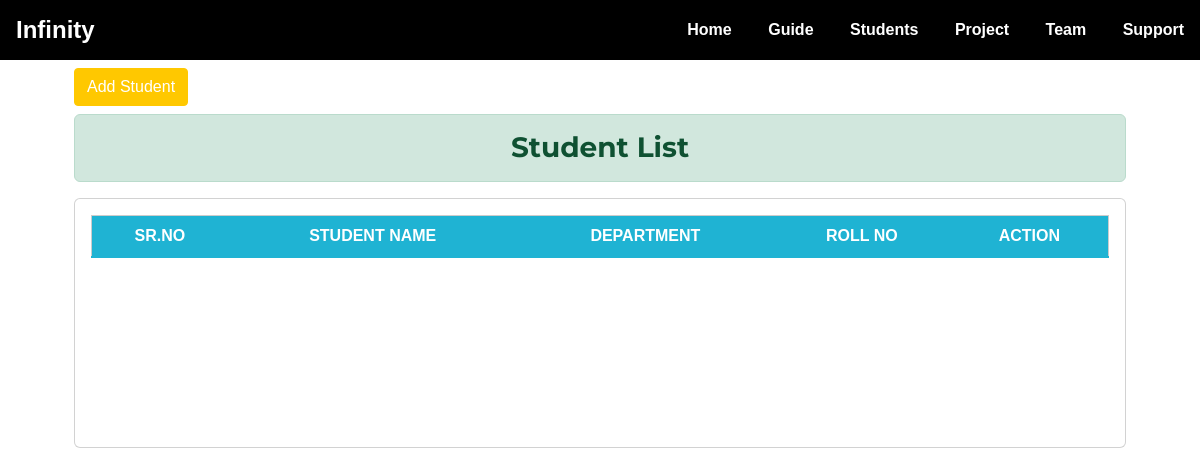
/student/, run on an earlier commit of the app's database.
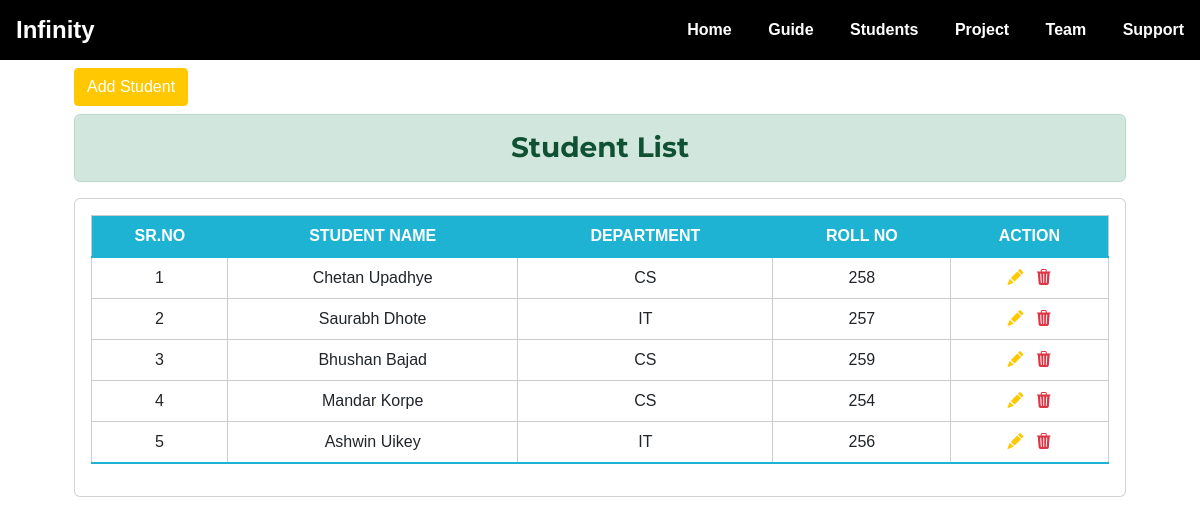
And on a later commit of the database.
### student/models.py (models this page shows, shortened)
class Student(models.Model):
    gr_no = models.CharField(max_length=20)
    student_name = models.CharField(max_length=200)
    student_div = models.CharField(max_length=10, choices=DIV)
    student_branch = models.CharField(max_length=200, choices=DEPARTMENT)
    student_roll = models.CharField(max_length=10)
    student_email = models.EmailField()
    student_mobile = models.CharField(max_length=20)

### student/views.py (the view)
# urls.py: path('', views.student_list, name="student_list"),
def student_list(request):
    students = Student.objects.all()
    context = {'students': students}
    return render(request, "student/student.html", context)

### student/templates/student/student.html (shortened to what this page needs)
{% extends 'home/base.html' %}
{% load static %}
{% block content %}
<div class="container">
    <div class="row m-2">
        <div class="col-md">
            <a href="{% url 'student:add_student' %}" class="btn btn-primary">Add Student</a>
        </div>
    </div>
    <div class="row m-2">
        <div class="col-md">
            <h3 class="alert alert-success text-center">Student List</h3>
            <div class="card card-body table-responsive">
                <table class="table">
                    <thead>
                        <tr>
                            <th>Sr.No</th>
                            <th>Student Name</th>
                            <th>Department</th>
                            <th>Roll no </th>
                            <th>Action</th>
                        </tr>
                    </thead>
                    <tbody>
                        {% for student in students %}
                        <tr>
                            <td>{{ forloop.counter }}</td>
                            <td>{{student.student_name}}</td>
                            <td>{{student.student_branch}}</td>
                            <td>{{student.student_roll}} </td>
                            <td>
                                <a href="{% url 'student:update_student' student.id %}" class="edit me-2" title="Edit"
                                    data-toggle="tooltip"><i class="bi bi-pencil-fill"></i></a>
                                <a href="{% url 'student:delete_student' student.id %}" class="delete text-danger" title="Delete" data-toggle="tooltip"><i
                                        class="bi bi-trash3-fill"></i></a>
                            </td>
                        </tr>
                        {% endfor %}
                    </tbody>
                </table>
            </div>
        </div>
    </div>
</div>
{% endblock content %}

### home/templates/home/base.html (shortened to what this page needs)
{% load static %}
<!DOCTYPE html>
<html lang="en">
<head>
    <link href="https://cdn.jsdelivr.net/npm/bootstrap@5.2.2/dist/css/bootstrap.min.css" rel="stylesheet"
>
    <link rel="stylesheet" href="https://cdn.jsdelivr.net/npm/bootstrap-icons@1.9.1/font/bootstrap-icons.css">
    <link href="{% static 'css/styles.css' %}" rel="stylesheet" />
    <link href="{% static 'css/style2.css' %}" rel="stylesheet" />
</head>
<body id="page-top">
    {% include 'home/navbar.html' %}
    {% block content %}
    {% endblock content %}
</body>
</html>

### home/templates/home/navbar.html (shortened to what this page needs)
{% load static %}
<nav class="navbar">
    <a href="/" class="navbar_logo">Infinity</a>
    <div class="navbar_menu">
        <a href="{% url 'home:home' %}" class="navbar_link">Home</a>
        <a href="{% url 'guide:guide_list' %}" class="navbar_link">Guide</a>
        <a href="{% url 'student:student_list' %}" class="navbar_link">Students</a>
        <a href="{% url 'project:project_list'%}" class="navbar_link">Project</a>
        <a href="{% url 'team:team_list'%}" class="navbar_link">Team</a>
        <a href="{% url 'home:support' %}" class="navbar_link">Support</a>
    </div>
</nav>

### home/static/css/styles.css (style rules this page uses)
:root { --bs-blue: #0d6efd; --bs-indigo: #6610f2; --bs-purple: #6f42c1; --bs-pink: #d63384; --bs-red: #dc3545; --bs-orange: #fd7e14; --bs-yellow: #ffc800; --bs-green: #198754; --bs-teal: #20c997; --bs-cyan: #0dcaf0; --bs-white: #fff; --bs-gray: #6c757d; --bs-gray-dark: #343a40; --bs-gray-100: #f8f9fa; --bs-gray-200: #e9ecef; --bs-gray-300: #dee2e6; --bs-gray-400: #ced4da; --bs-gray-500: #adb5bd; --bs-gray-600: #6c757d; --bs-gray-700: #495057; --bs-gray-800: #343a40; --bs-gray-900: #212529; --bs-primary: #ffc800; --bs-secondary: #6c757d; --bs-success: #198754; --bs-info: #0dcaf0; --bs-warning: #ffc800; --bs-danger: #dc3545; --bs-light: #f8f9fa; --bs-dark: #212529; --bs-primary-rgb: 255, 200, 0; --bs-secondary-rgb: 108, 117, 125; --bs-success-rgb: 25, 135, 84; --bs-info-rgb: 13, 202, 240; --bs-warning-rgb: 255, 200, 0; --bs-danger-rgb: 220, 53, 69; --bs-light-rgb: 248, 249, 250; --bs-dark-rgb: 33, 37, 41; --bs-white-rgb: 255, 255, 255; --bs-black-rgb: 0, 0, 0; --bs-body-color-rgb: 33, 37, 41; --bs-body-bg-rgb: 255, 255, 255; --bs-font-sans-serif: system-ui, -apple-system, "Segoe UI", Roboto, "Helvetica Neue", Arial, "Noto Sans", "Liberation Sans", sans-serif, "Apple Color Emoji", "Segoe UI Emoji", "Segoe UI Symbol", "Noto Color Emoji"; --bs-font-monospace: SFMono-Regular, Menlo, Monaco, Consolas, "Liberation Mono", "Courier New", monospace; --bs-gradient: linear-gradient( 180deg, rgba(255, 255, 255, 0.15), rgba(255, 255, 255, 0) ); --bs-body-font-family: Roboto Slab, -apple-system, BlinkMacSystemFont, Segoe UI, Roboto, Helvetica Neue, Arial, sans-serif, Apple Color Emoji, Segoe UI Emoji, Segoe UI Symbol, Noto Color Emoji; --bs-body-font-size: 1rem; --bs-body-font-weight: 400; --bs-body-line-height: 1.5; --bs-body-color: #212529; --bs-body-bg: #fff; }
@media (prefers-reduced-motion: no-preference) { :root { scroll-behavior: smooth; } }
body { margin: 0; font-family: var(--bs-body-font-family); font-size: var(--bs-body-font-size); font-weight: var(--bs-body-font-weight); line-height: var(--bs-body-line-height); color: var(--bs-body-color); text-align: var(--bs-body-text-align); background-color: var(--bs-body-bg); -webkit-text-size-adjust: 100%; -webkit-tap-highlight-color: transparent; }
.h1, .h2, .h3, .h4, .h5, .h6, h1, h2, h3, h4, h5, h6 { margin-top: 0; margin-bottom: 0.5rem; font-family: Montserrat, -apple-system, BlinkMacSystemFont, "Segoe UI", Roboto, "Helvetica Neue", Arial, sans-serif, "Apple Color Emoji", "Segoe UI Emoji", "Segoe UI Symbol", "Noto Color Emoji"; font-weight: 700; line-height: 1.2; }
.h3, h3 { font-size: calc(1.3rem + 0.6vw); }
@media (min-width: 1200px) { .h3, h3 { font-size: 1.75rem; } }
a { color: #ffc800; text-decoration: underline; }
.container, .container-fluid, .container-lg, .container-sm, .container-xl { width: 100%; padding-right: var(--bs-gutter-x, 0.75rem); padding-left: var(--bs-gutter-x, 0.75rem); margin-right: auto; margin-left: auto; }
@media (min-width: 576px) { .container, .container-sm { max-width: 540px; } }
@media (min-width: 768px) { .container, .container-sm { max-width: 720px; } }
@media (min-width: 992px) { .container, .container-lg, .container-sm { max-width: 960px; } }
@media (min-width: 1200px) { .container, .container-lg, .container-sm, .container-xl { max-width: 1140px; } }
.row { --bs-gutter-x: 1.5rem; --bs-gutter-y: 0; display: flex; flex-wrap: wrap; margin-top: calc(-1 * var(--bs-gutter-y)); margin-right: calc(-0.5 * var(--bs-gutter-x)); margin-left: calc(-0.5 * var(--bs-gutter-x)); }
.row > * { flex-shrink: 0; width: 100%; max-width: 100%; padding-right: calc(var(--bs-gutter-x) * 0.5); padding-left: calc(var(--bs-gutter-x) * 0.5); margin-top: var(--bs-gutter-y); }
.btn { display: inline-block; font-weight: 400; line-height: 1.5; color: #212529; text-align: center; text-decoration: none; vertical-align: middle; cursor: pointer; -webkit-user-select: none; -moz-user-select: none; -ms-user-select: none; user-select: none; background-color: transparent; border: 1px solid transparent; padding: 0.375rem 0.75rem; font-size: 1rem; border-radius: 0.25rem; transition: color 0.15s ease-in-out, background-color 0.15s ease-in-out, border-color 0.15s ease-in-out, box-shadow 0.15s ease-in-out; }
.btn-primary { color: #fff; background-color: #ffc800; border-color: #ffc800; }
.me-2 { margin-right: 0.5rem !important; }
.text-center { text-align: center !important; }
html { scroll-padding-top: 4.5rem; }
body { position: relative; overflow-x: hidden; }

What changed in the data, as far as the page shows it:
added Student: student_name "Chetan Upadhye", student_branch "CS", student_roll "258"
added Student: student_name "Saurabh Dhote", student_branch "IT", student_roll "257"
added Student: student_name "Bhushan Bajad", student_branch "CS", student_roll "259"
added Student: student_name "Mandar Korpe", student_branch "CS", student_roll "254"
added Student: student_name "Ashwin Uikey", student_branch "IT", student_roll "256"
